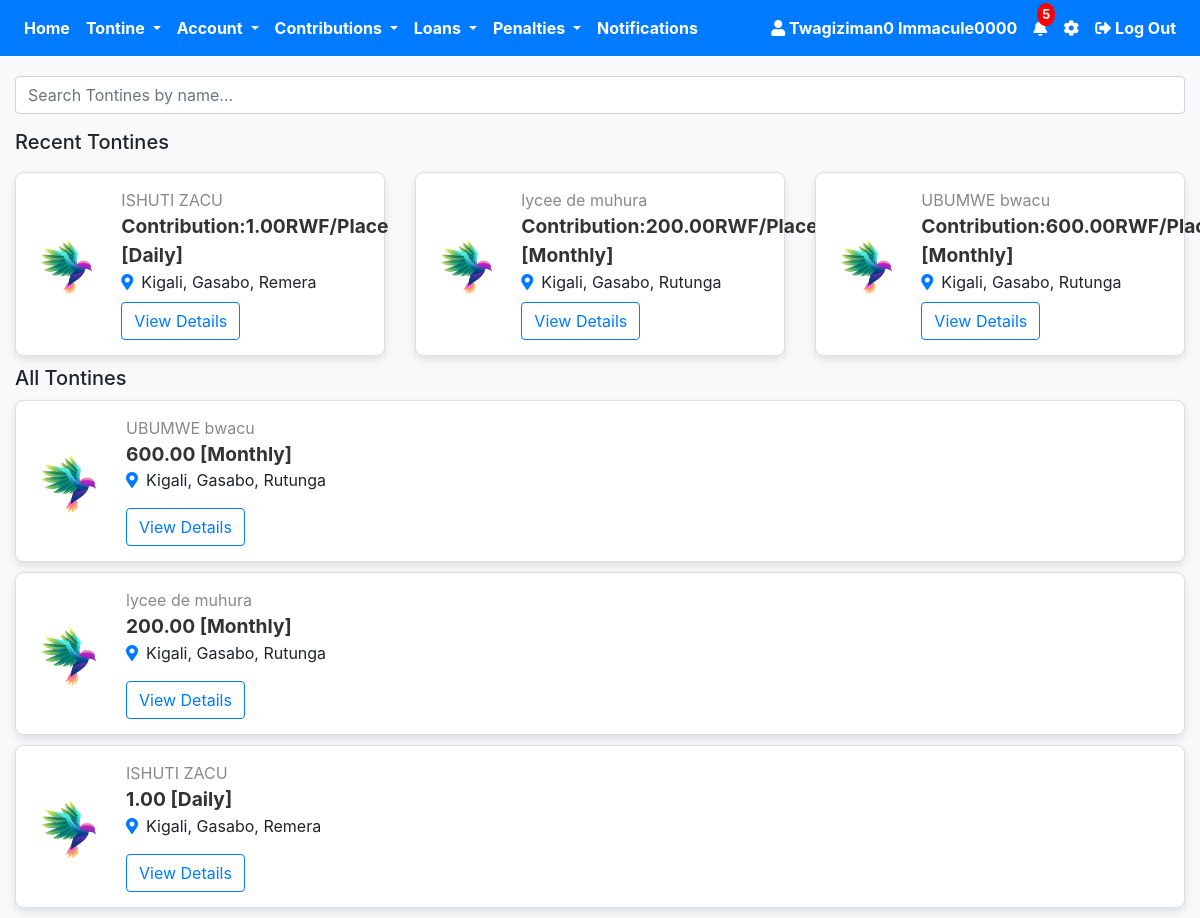
/user_profile.php (signed in), run on the app's committed database.
### tables this page shows
CREATE TABLE `users` (
  `id` int(11) NOT NULL,
  `firstname` varchar(50) NOT NULL,
  `lastname` varchar(50) NOT NULL,
  `phone_number` varchar(15) NOT NULL,
  `idno` varchar(50) NOT NULL,
  `idnotype` varchar(50) NOT NULL,
  `idno_picture` varchar(255) NOT NULL,
  `behalf_name` varchar(30) NOT NULL,
  `behalf_phone_number` varchar(30) NOT NULL,
  `password` varchar(255) NOT NULL,
  `image` varchar(255) NOT NULL,
  `otp` int(11) DEFAULT 0,
  `verified` tinyint(4) NOT NULL DEFAULT 0,
  `otp_used` tinyint(1) NOT NULL DEFAULT 0,
  `otp_login` int(11) NOT NULL DEFAULT 0,
  `otp_forgot` int(11) NOT NULL,
  `otp_behalf` int(11) NOT NULL,
  `otp_behalf_used` tinyint(1) NOT NULL,
  `terms` tinyint(1) DEFAULT 0,
  `created_at` timestamp NOT NULL DEFAULT current_timestamp(),
  `updated_at` timestamp NOT NULL DEFAULT current_timestamp() ON UPDATE current_timestamp()
);

CREATE TABLE `tontine` (
  `id` int(11) NOT NULL,
  `tontine_name` varchar(255) NOT NULL,
  `logo` varchar(255) DEFAULT NULL,
  `join_date` date NOT NULL,
  `province` varchar(100) NOT NULL,
  `district` varchar(100) NOT NULL,
  `sector` varchar(100) NOT NULL,
  `total_contributions` decimal(10,2) NOT NULL,
  `occurrence` enum('Daily','Weekly','Monthly') NOT NULL,
  `time` time DEFAULT NULL,
  `day` enum('Monday','Tuesday','Wednesday','Thursday','Friday','Saturday','Sunday') DEFAULT NULL,
  `date` date DEFAULT NULL,
  `created_at` timestamp NOT NULL DEFAULT current_timestamp(),
  `user_id` int(11) DEFAULT NULL,
  `role` varchar(30) NOT NULL,
  `purpose` varchar(255) NOT NULL,
  `rules` varchar(255) NOT NULL
);

### user_profile.php (the view, shortened to what this page needs)
<?php
require 'config.php';
$user_id = $_SESSION['user_id'];
$stmt = $pdo->prepare("SELECT firstname, lastname, phone_number, image FROM users WHERE id = :id");
$stmt->bindParam(':id', $user_id);
$stmt->execute();
$user = $stmt->fetch(PDO::FETCH_ASSOC);
$user_name = htmlspecialchars($user['firstname'] . ' ' . $user['lastname']);
$total_notifications = 5;
?>
<!DOCTYPE html>
<html lang="en">
<head>
    <link rel="stylesheet" href="https://stackpath.bootstrapcdn.com/bootstrap/4.5.2/css/bootstrap.min.css">
    <link rel="stylesheet" href="https://cdnjs.cloudflare.com/ajax/libs/font-awesome/5.15.4/css/all.min.css">
</head>
<body>
    <nav class="navbar navbar-expand-lg navbar-dark bg-primary">
        <div class="collapse navbar-collapse" id="navbarNav">
            <ul class="navbar-nav mr-auto">
                <li class="nav-item">
                    <a class="nav-link font-weight-bold text-white" href="user_profile.php">Home</a>
                </li>
                <li class="nav-item dropdown">
                    <a class="nav-link dropdown-toggle font-weight-bold text-white" href="#" id="paymentsDropdown" role="button" data-toggle="dropdown" aria-haspopup="true" aria-expanded="false">
                        Tontine
                    </a>
                </li>
                <li class="nav-item dropdown">
                    <a class="nav-link dropdown-toggle font-weight-bold text-white" href="#" id="accountDropdown" role="button" data-toggle="dropdown" aria-haspopup="true" aria-expanded="false">
                        Account
                    </a>
                </li>
                <li class="nav-item dropdown">
                    <a class="nav-link dropdown-toggle font-weight-bold text-white" href="#" id="contributionsDropdown" role="button" data-toggle="dropdown" aria-haspopup="true" aria-expanded="false">
                        Contributions
                    </a>
                </li>
                <li class="nav-item dropdown">
                    <a class="nav-link dropdown-toggle font-weight-bold text-white" href="#" id="loansDropdown" role="button" data-toggle="dropdown" aria-haspopup="true" aria-expanded="false">
                        Loans
                    </a>
                </li>
                <li class="nav-item dropdown">
                    <a class="nav-link dropdown-toggle font-weight-bold text-white" href="#" id="penaltiesDropdown" role="button" data-toggle="dropdown" aria-haspopup="true" aria-expanded="false">
                        Penalties
                    </a>
                </li>
                <li class="nav-item">
                    <a class="nav-link font-weight-bold text-white" href="#">Notifications</a>
                </li>
            </ul>
            <ul class="navbar-nav ml-auto">
                <li class="nav-item">
                    <a class="nav-link font-weight-bold text-white" href="#">
                        <i class="fas fa-user"></i>
                        <?php echo htmlspecialchars($user_name); ?>
                    </a>
                </li>
                <li class="nav-item">
                    <a class="nav-link position-relative font-weight-bold text-white" href="#">
                        <i class="fas fa-bell"></i>
                        <span class="notification-badge"><?php echo $total_notifications; ?></span>
                    </a>
                </li>
                <li class="nav-item">
                    <a class="nav-link font-weight-bold text-white" href="setting.php">
                        <i class="fas fa-cog"></i>
                    </a>
                </li>
                <li class="nav-item">
                    <a class="nav-link font-weight-bold text-white" href="#" onclick="confirmLogout()">
                        <i class="fas fa-sign-out-alt"></i> Log Out
                    </a>
                </li>
            </ul>
        </div>
    </nav>
<div class="container mt-1">
<div class="form-group">
    <input type="text" id="search" class="form-control" placeholder="Search Tontines by name..." onkeyup="searchTontines()">
</div>
    <h5>Recent Tontines</h5>
    <div class="row recent-tontines">
    <?php
    $recentQuery = $pdo->query("SELECT * FROM tontine ORDER BY created_at DESC LIMIT 3");
    while ($tontine = $recentQuery->fetch(PDO::FETCH_ASSOC)) {
        $logo = !empty($tontine['logo']) ? $tontine['logo'] : 'default-logo.png';
        $timeInfo = '';
        echo "
        <div class='col-md-4'>
            <div class='job-card'>
                <img src='$logo' alt='Tontine Logo' class='job-logo'>
                <div class='job-info'>
                    <span class='company-name'>{$tontine['tontine_name']}</span>
     <div class='job-title'>Contribution:{$tontine['total_contributions']}RWF/Place [{$tontine['occurrence']}]</div>
                    <div class='timer'>$timeInfo</div>
                    <div class='details'>
                        <i class='fas fa-map-marker-alt icon'></i>{$tontine['province']}, {$tontine['district']}, {$tontine['sector']}
                    </div>
                   <button class='btn btn-outline-primary mt-2' onclick='confirmJoinTontine(" . $tontine['id'] . ")'>View Details</button>
                </div>
            </div>
        </div>
        ";
    }
    ?>
</div>
    <h5>All Tontines</h5>
    <div class="job-listings">
        <?php
        $query = $pdo->query("SELECT * FROM tontine");
        while ($tontine = $query->fetch(PDO::FETCH_ASSOC)) {
            $logo = !empty($tontine['logo']) ? $tontine['logo'] : 'default-logo.png';
            $timeInfo = '';
            echo "
            <div class='job-card'>
                <img src='$logo' alt='Tontine Logo' class='job-logo'>
                <div class='job-info'>
                    <span class='company-name'>{$tontine['tontine_name']}</span>
                    <div class='job-title'>{$tontine['total_contributions']} [{$tontine['occurrence']}]</div>
                    <div class='details'>
                        <i class='fas fa-map-marker-alt icon'></i>{$tontine['province']}, {$tontine['district']}, {$tontine['sector']}
                    </div>
                    <div class='timer mt-2'>
                        $timeInfo
                    </div>
                  <button class='btn btn-outline-primary mt-2' onclick='confirmJoinTontine(" . $tontine['id'] . ")'>View Details</button>
                </div>
            </div>";
        }
        ?>
    </div>
</div>
</body>
</html>

### user_profile.php (style rules this page uses)
.container { max-width: 1000%; }
.job-card { width: 100%; max-width: 1000%; border: 1px solid #ddd; border-radius: 8px; margin: 10px auto; padding: 15px; box-shadow: 0 4px 8px rgba(0, 0, 0, 0.1); background-color: #fff; transition: transform 0.3s ease; display: flex; align-items: center; }
.job-logo { width: 80px; height: 80px; border-radius: 8px; object-fit: cover; margin-right: 15px; }
.job-info { flex-grow: 1; }
.job-title { font-size: 1.2rem; font-weight: bold; color: #333; }
.company-name { font-size: 1rem; color: #888; }
.icon { color: #007bff; margin-right: 8px; }
body { background-color: #f8f9fa; }
.navbar { margin-bottom: 20px; }
.notification-badge { position: absolute; top: -5px; right: -0px; background-color: red; color: white; border-radius: 50%; padding: 2px 5px; font-size: 0.80rem; }

### data on the page
users: user_name "Twagiziman0 Immacule0000"
tontine: logo (picture), tontine_name "ISHUTI ZACU", total_contributions "1.00", occurrence "Daily", province "Kigali", district "Gasabo", sector "Remera"
tontine: logo (picture), tontine_name "lycee de muhura", total_contributions "200.00", occurrence "Monthly", province "Kigali", district "Gasabo", sector "Rutunga"
tontine: logo (picture), tontine_name "UBUMWE bwacu", total_contributions "600.00", occurrence "Monthly", province "Kigali", district "Gasabo", sector "Rutunga"

### other printed values
$total_notifications "5"
